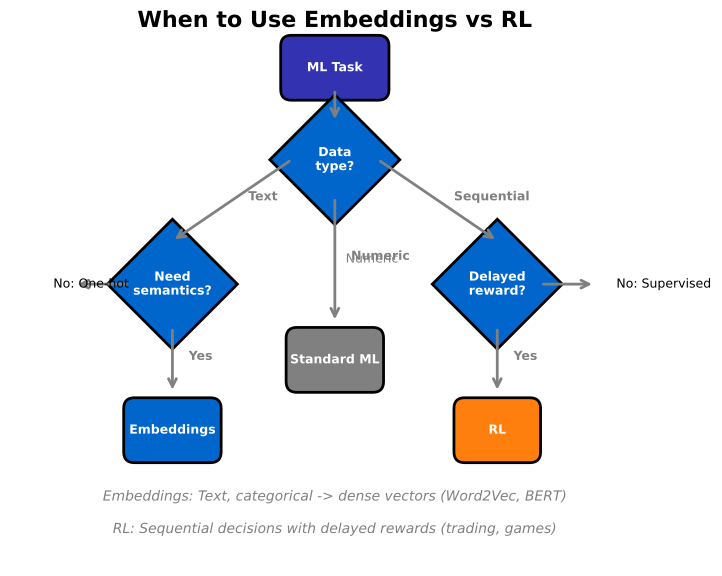

Here is the Python script that generated this plot:
"""Decision Flowchart - When to use embeddings vs RL"""
import matplotlib.pyplot as plt
import matplotlib.patches as mpatches
from pathlib import Path

plt.rcParams.update({
    'font.size': 14, 'axes.labelsize': 14, 'axes.titlesize': 16,
    'xtick.labelsize': 13, 'ytick.labelsize': 13, 'legend.fontsize': 13,
    'figure.figsize': (10, 6), 'figure.dpi': 150,
    'axes.spines.top': False,
    'axes.spines.right': False
})

MLPURPLE = '#3333B2'
MLBLUE = '#0066CC'
MLGREEN = '#2CA02C'
MLRED = '#D62728'
MLORANGE = '#FF7F0E'

CHART_METADATA = {
    "title": "Embeddings & RL Decision Guide",
    "description": "When to use flowchart for embeddings and reinforcement learning",
    "url": "https://github.com/Digital-AI-Finance/methods-algorithms/tree/master/slides/L06_Embeddings_RL/07_decision_flowchart"
}

fig, ax = plt.subplots(figsize=(10, 6))

def draw_diamond(ax, x, y, text, color=MLBLUE):
    diamond = mpatches.RegularPolygon((x, y), numVertices=4, radius=0.12,
                                       orientation=0, facecolor=color,
                                       edgecolor='black', linewidth=2)
    ax.add_patch(diamond)
    ax.text(x, y, text, ha='center', va='center', fontsize=9,
            fontweight='bold', color='white', wrap=True)

def draw_box(ax, x, y, text, color=MLGREEN, width=0.18, height=0.1):
    box = mpatches.FancyBboxPatch((x - width/2, y - height/2), width, height,
                                   boxstyle="round,pad=0.02,rounding_size=0.02",
                                   facecolor=color, edgecolor='black', linewidth=2)
    ax.add_patch(box)
    ax.text(x, y, text, ha='center', va='center', fontsize=9,
            fontweight='bold', color='white')

def draw_arrow(ax, start, end, label='', color='gray'):
    ax.annotate('', xy=end, xytext=start,
                arrowprops=dict(arrowstyle='->', color=color, lw=2))
    if label:
        mid_x = (start[0] + end[0]) / 2
        mid_y = (start[1] + end[1]) / 2
        ax.text(mid_x + 0.03, mid_y, label, fontsize=9, fontweight='bold', color=color)

# Start
draw_box(ax, 0.5, 0.92, 'ML Task', MLPURPLE, width=0.16, height=0.08)

# First decision: Data type?
draw_diamond(ax, 0.5, 0.75, 'Data\ntype?')
draw_arrow(ax, (0.5, 0.88), (0.5, 0.82))

# Left branch: Text/Categorical
draw_arrow(ax, (0.42, 0.75), (0.2, 0.60), 'Text')
draw_diamond(ax, 0.2, 0.52, 'Need\nsemantics?')

# Semantics - Yes -> Embeddings
draw_arrow(ax, (0.2, 0.44), (0.2, 0.32), 'Yes')
draw_box(ax, 0.2, 0.25, 'Embeddings', MLBLUE, width=0.14, height=0.08)

# Semantics - No -> One-hot
draw_arrow(ax, (0.12, 0.52), (0.02, 0.52))
ax.text(-0.02, 0.52, 'No: One-hot', fontsize=9, va='center')

# Right branch: Sequential decisions
draw_arrow(ax, (0.58, 0.75), (0.8, 0.60), 'Sequential')
draw_diamond(ax, 0.8, 0.52, 'Delayed\nreward?')

# Delayed reward - Yes -> RL
draw_arrow(ax, (0.8, 0.44), (0.8, 0.32), 'Yes')
draw_box(ax, 0.8, 0.25, 'RL', MLORANGE, width=0.12, height=0.08)

# Delayed reward - No -> Supervised
draw_arrow(ax, (0.88, 0.52), (0.98, 0.52))
ax.text(1.02, 0.52, 'No: Supervised', fontsize=9, va='center')

# Middle branch
draw_arrow(ax, (0.5, 0.68), (0.5, 0.45), 'Numeric')
ax.text(0.52, 0.56, 'Numeric', fontsize=9, color='gray')
draw_box(ax, 0.5, 0.38, 'Standard ML', '#808080', width=0.14, height=0.08)

# Bottom notes
ax.text(0.5, 0.12, 'Embeddings: Text, categorical -> dense vectors (Word2Vec, BERT)',
        ha='center', fontsize=10, style='italic', color='gray')
ax.text(0.5, 0.06, 'RL: Sequential decisions with delayed rewards (trading, games)',
        ha='center', fontsize=10, style='italic', color='gray')

ax.set_xlim(-0.1, 1.1)
ax.set_ylim(0, 1.0)
ax.set_aspect('equal')
ax.axis('off')
ax.set_title('When to Use Embeddings vs RL', fontsize=16, fontweight='bold', y=0.98)

# Add URL annotation
plt.figtext(0.99, 0.01, CHART_METADATA['url'],
            fontsize=7, color='gray', ha='right', va='bottom', alpha=0.7)

plt.tight_layout()
plt.savefig(Path(__file__).parent / 'chart.pdf', dpi=300, bbox_inches='tight')
plt.close()
print("Chart saved: 07_decision_flowchart/chart.pdf")
